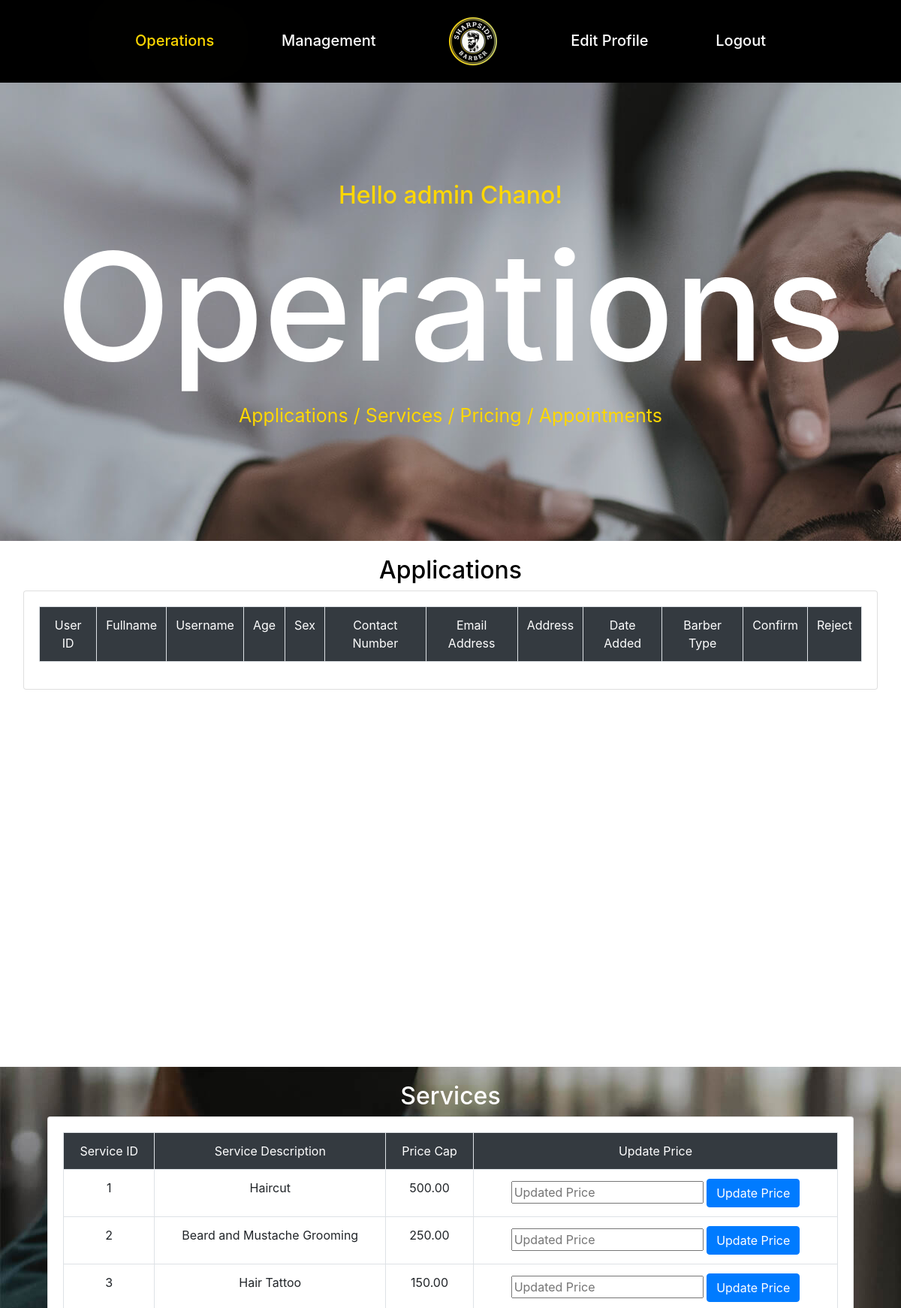
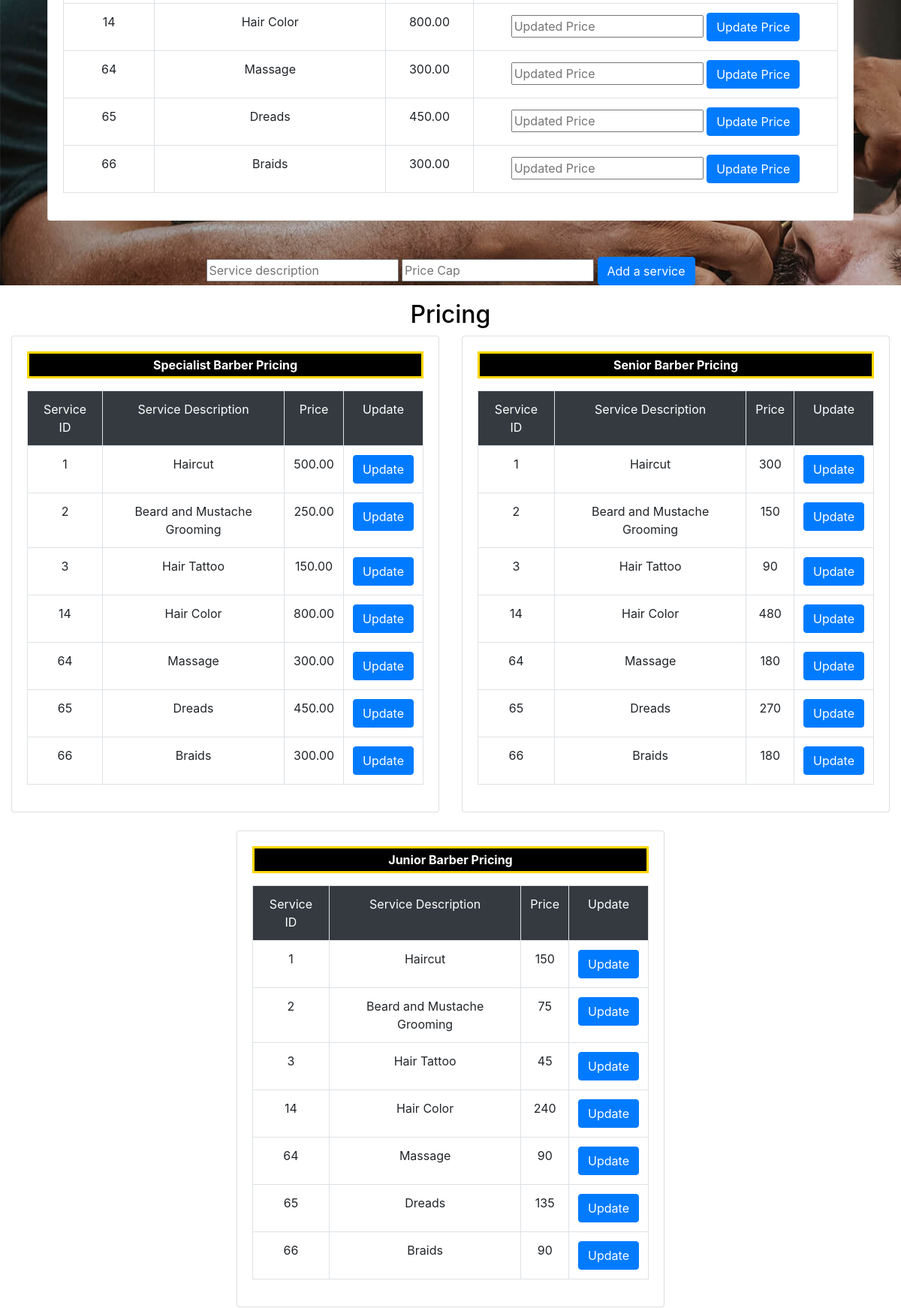
Screenshot of /Admin/operations.php (signed in, upper part) with the database file from the repository (2 pictures, top to bottom).
### tables this page shows
CREATE TABLE `services` (
  `service_id` int(11) NOT NULL,
  `service_description` varchar(100) NOT NULL,
  `price_cap` decimal(5,2) NOT NULL,
  `availability` tinyint(1) NOT NULL DEFAULT 1,
  `date_added` timestamp NOT NULL DEFAULT current_timestamp() ON UPDATE current_timestamp()
);

### Admin/operations/services_process.php (called while the page is built, shortened)
<?php
include_once "../db.php";
$query_services = "SELECT * FROM services";
$result_services = mysqli_query($conn, $query_services);
?>

### Admin/operations.php (the view, shortened to what this page needs)
<?php
include_once('db.php');
$result_pricing_specialist = mysqli_query($conn, "SELECT * FROM services");
$result_pricing_senior = mysqli_query($conn, "SELECT * FROM services");
$result_pricing_junior = mysqli_query($conn, "SELECT * FROM services");
?>
<!DOCTYPE html>
<html lang="en-US">
<head>
    <link href="css/operations.css" rel="stylesheet">
    <link href="css/bootstrap.css" rel="stylesheet">
</head>
<body>
    <header class="main-header">
        <nav class="navbar">
            <a href="operations.php" class="active">Operations</a>
            <a href="management.php">Management</a>
            <div class="logo"><img src="images/resource/ssb_small.png" alt="" title="Sharpside Barber" height="80"></div>
            <a href="a_edit_profile.php">Edit Profile</a>
            <a href="#" id="logout-link">Logout</a>
        </nav>
    </header>
    <div class="page-title-section" style="background-image: url(images/background/4.jpg)">
        <div class="auto-container">
            <h2 style="color: gold">Hello admin <?php echo $_SESSION['user_info_username']; ?>!</h2>
            <h1 style="color: white; font-size: 200px">Operations</h1>
            <p style="color: gold; font-size: 25px">Applications / Services / Pricing / Appointments</p>
        </div>
    </div>
    <section class="applications_section" id="applications" style="text-align: center; color: black;">
        <h2>Applications</h2>
        <div class="applications_table">
            <div class="row mr-3 ml-3 mb-5">
                <div class="col">
                    <div class="card">
                        <div class="card-body">
                            <table class="table table-bordered text-center">
                                <tr class="bg-dark text-white">
                                    <td>User ID</td>
                                    <td>Fullname</td>
                                    <td>Username</td>
                                    <td>Age</td>
                                    <td>Sex</td>
                                    <td>Contact Number</td>
                                    <td>Email Address</td>
                                    <td>Address</td>
                                    <td>Date Added</td>
                                    <td>Barber Type</td>
                                    <td>Confirm</td>
                                    <td>Reject</td>
                                </tr>
                                <?php include('operations/applications_process.php'); ?>
                            </table>
                        </div>
                    </div>
                </div>
            </div>
        </div>
    </section>
    <section class="services_section" id="services" style="text-align: center; color: white; background-image: url(images/background/1.jpg)">
        <h2>Services</h2>
        <div class="applications_table">
            <div class="row mr-5 ml-5 mb-5">
                <div class="col">
                    <div class="card">
                        <div class="card-body">
                            <table class="table table-bordered text-center">
                                <tr class="bg-dark text-white">
                                    <td>Service ID</td>
                                    <td>Service Description</td>
                                    <td>Price Cap</td>
                                    <td>Update Price</td>
                                </tr>
                                <?php include('operations/services_process.php') ?>
                                <?php while($row = mysqli_fetch_assoc($result_services)){?>
                                <tr>
                                    <form method="POST" action="operations/services_process.php">
                                        <td><?php echo $row['service_id']; ?></td>
                                        <td><?php echo $row['service_description']; ?></td>
                                        <td><?php echo $row['price_cap']; ?></td>
                                        <td>
                                            <input type="number" name="updated_price" placeholder="Updated Price" required />
                                            <button type="submit" name="update_price_btn" class="btn btn-primary">Update Price</button>
                                        </td>
                                    </form>
                                </tr>
                                <?php } ?>
                            </table>
                        </div>
                    </div>
                </div>
            </div>
        </div>
        <form method="POST" action="operations/services_process.php">
            <input type="text" name="add_service_description" placeholder="Service description" required />
            <input type="text" name="add_price_cap" placeholder="Price Cap" required />
            <button type="submit" name="add_service" class="btn btn-primary">Add a service</button>
        </form>
    </section>
   <section class="pricing_section" id="pricing" style="text-align: center; color: black;">
    <h2>Pricing</h2>
    <div class="container-fluid">
        <div class="row">
            <div class="col-md-6">
                <div class="card">
                    <div class="card-body">
                        <table class="table table-bordered text-center">
                            <p style="color: white; background-color:black; border: gold solid; padding: 3px"><strong>Specialist Barber Pricing</strong></p>
                            <tr class="bg-dark text-white">
                                <td>Service ID</td>
                                <td>Service Description</td>
                                <td>Price</td>
                                <td>Update</td>
                            </tr>
                            <?php while($row = mysqli_fetch_assoc($result_pricing_specialist)) { ?>
                            <tr>
                                <form method="POST" action="operations/pricing_process.php">
                                    <td><?php echo $row['service_id']; ?></td>
                                    <td><?php echo $row['service_description']; ?></td>
                                    <td><?php echo $row['price_cap']; ?></td>
                                    <td>
                                        <button type="submit" name="update_pricing" class="btn btn-primary">Update</button>
                                    </td>
                                </form>
                            </tr>
                            <?php } ?>
                            </table>
                    </div>
                </div>
            </div>
       <div class="col-md-6">
                <div class="card">
                    <div class="card-body">
                        <table class="table table-bordered text-center">
                            <p style="color: white; background-color:black; border: gold solid; padding: 3px"><strong>Senior Barber Pricing</strong></p>
                            <tr class="bg-dark text-white">
                                <td>Service ID</td>
                                <td>Service Description</td>
                                <td>Price</td>
                                <td>Update</td>
                            </tr>
                            <?php while($row = mysqli_fetch_assoc($result_pricing_senior)) { ?>
                            <tr>
                                <form method="POST" action="operations/pricing_process.php">
                                    <td><?php echo $row['service_id']; ?></td>
                                    <td><?php echo $row['service_description']; ?></td>
                                    <td><?php echo $row['price_cap'] * 0.6; ?></td>
                                    <td>
                                        <button type="submit" name="update_pricing" class="btn btn-primary">Update</button>
                                    </td>
                                </form>
                            </tr>
                            <?php } ?>
                            </table>
                    </div>
                </div>
            </div>
        </div>
        <div class="row justify-content-center mt-4 mb-4">
            <div class="col-md-6">
                <div class="card">
                    <div class="card-body">
                        <table class="table table-bordered text-center">
                            <p style="color: white; background-color:black; border: gold solid; padding: 3px"><strong>Junior Barber Pricing</strong></p>
                            <tr class="bg-dark text-white">
                                <td>Service ID</td>
                                <td>Service Description</td>
                                <td>Price</td>
                                <td>Update</td>
                            </tr>
                            <?php while($row = mysqli_fetch_assoc($result_pricing_junior)) { ?>
                            <tr>
                                <form method="POST" action="operations/pricing_process.php">
                                    <td><?php echo $row['service_id']; ?></td>
                                    <td><?php echo $row['service_description']; ?></td>
                                    <td><?php echo $row['price_cap'] * 0.3; ?></td>
                                    <td>
                                        <button type="submit" name="update_pricing" class="btn btn-primary">Update</button>
                                    </td>
                                </form>
                            </tr>
                            <?php } ?>
                            </table>
                    </div>
                </div>
            </div>
        </div>
    </div>
</section>

### Admin/css/operations.css (style rules this page uses)
.main-header { display: flex; justify-content: center; align-items: center; background: black; padding: 15px 0; position: relative; }
.main-header .navbar { display: flex; align-items: center; justify-content: space-between; width: 100%; padding: 0 15%; }
.navbar a { font-size: 20px; color: white; font-weight: 500; transition: 0.3s ease-in-out; border-bottom: 3px solid transparent; }
.navbar a:hover, .navbar a.active { color: gold; text-shadow: 0 0 100px gold; }
.page-title-section { min-height: 610px; display: flex; justify-content: center; align-items: center; text-align: center; }
section { min-height: 700px; padding-top: 20px; display: flex; flex-direction: column; justify-content: center; align-items: center; }

### rows the page displays
services: service_id "1", service_description "Haircut", price_cap "500.00", $row['price_cap']*0.6 "300", $row['price_cap']*0.3 "150"
services: service_id "2", service_description "Beard and Mustache Grooming", price_cap "250.00", $row['price_cap']*0.6 "150", $row['price_cap']*0.3 "75"
services: service_id "3", service_description "Hair Tattoo", price_cap "150.00", $row['price_cap']*0.6 "90", $row['price_cap']*0.3 "45"
services: service_id "14", service_description "Hair Color", price_cap "800.00", $row['price_cap']*0.6 "480", $row['price_cap']*0.3 "240"
services: service_id "64", service_description "Massage", price_cap "300.00", $row['price_cap']*0.6 "180", $row['price_cap']*0.3 "90"
services: service_id "65", service_description "Dreads", price_cap "450.00", $row['price_cap']*0.6 "270", $row['price_cap']*0.3 "135"
services: service_id "66", service_description "Braids", price_cap "300.00", $row['price_cap']*0.6 "180", $row['price_cap']*0.3 "90"

### other values shown
$_SESSION['user_info_username'] "Chano"
